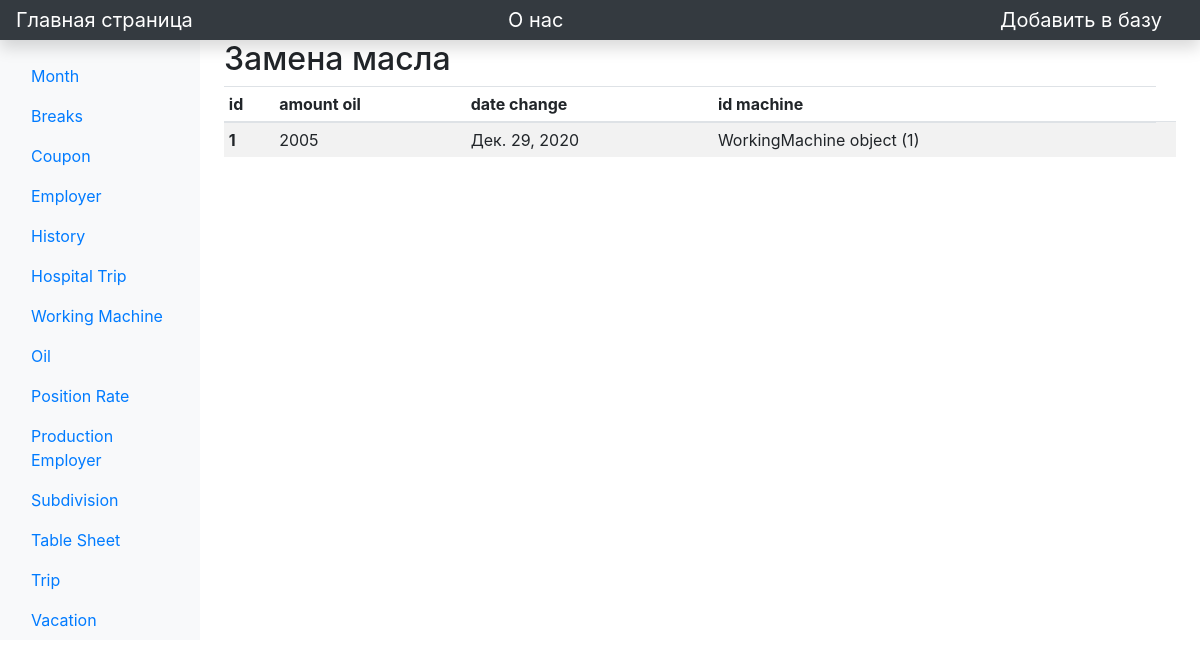
The app's page /view/oil_ with its own data.
### main/models.py (models this page shows)
class OilChange(models.Model):
    amount_oil = models.IntegerField('Year creation')
    date_change = models.DateField()
    id_machine = models.ForeignKey('WorkingMachine', on_delete=models.PROTECT)

class WorkingMachine(models.Model):
    name = models.CharField('Name machine', max_length=64)
    model = models.CharField('Model machine', max_length=64)
    year_creation = models.IntegerField('Year creation')

### main/views.py (the view)
# urls.py: path('view/oil_', views.oil_, name='oil_'),
def oil_(request):
    task = OilChange.objects.all()
    return render(request, 'main/view/oil_.html', {'task': task})

### main/templates/main/view/oil_.html (shortened to what this page needs)
{% extends 'main/base.html' %}
{% block content %}
        <main class="col-md-9 ms-sm-auto col-lg-10 px-md-4">
            <h2>Замена масла</h2>
            <div class="">
                <table class="table table-striped table-sm ">
                    <thead>
                    <tr>
                        <th scope="col">id</th>
                        <th scope="col">amount oil</th>
                        <th scope="col">date change</th>
                        <th scope="col">id machine</th>
                    </tr>
                    </thead>
                    <tbody>
                    {% if task %}
                    {% for i in task %}
                        <tr>
                            <th scope="row">{{ i.id }}</th>
                            <td>{{ i.amount_oil}}</td>
                            <td>{{ i.date_change}}</td>
                            <td>{{ i.id_machine}}<td>
                        </tr>
                    {% endfor %}
                    {% else %}
                    <tr>
                        <td>Empty!</td>
                    </tr>
                    {% endif %}
                    </tbody>
                </table>
            </div>
        </main>
{% endblock %}

### records on screen
OilChange: id "1", amount_oil "2005", date_change "Дек. 29, 2020", id_machine "WorkingMachine object (1)"
